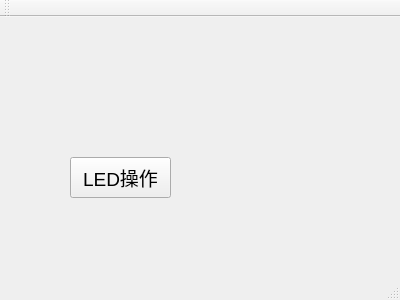
<?xml version="1.0" encoding="UTF-8"?>
<ui version="4.0">
 <class>MainWindow</class>
 <widget class="QMainWindow" name="MainWindow">
  <property name="geometry">
   <rect>
    <x>0</x>
    <y>0</y>
    <width>400</width>
    <height>300</height>
   </rect>
  </property>
  <property name="windowTitle">
   <string>MainWindow</string>
  </property>
  <widget class="QWidget" name="centralWidget">
   <widget class="QPushButton" name="btnLed">
    <property name="geometry">
     <rect>
      <x>70</x>
      <y>140</y>
      <width>101</width>
      <height>41</height>
     </rect>
    </property>
    <property name="font">
     <font>
      <pointsize>14</pointsize>
     </font>
    </property>
    <property name="text">
     <string>LED操作</string>
    </property>
   </widget>
  </widget>
  <widget class="QMenuBar" name="menuBar">
   <property name="geometry">
    <rect>
     <x>0</x>
     <y>0</y>
     <width>400</width>
     <height>23</height>
    </rect>
   </property>
  </widget>
  <widget class="QToolBar" name="mainToolBar">
   <attribute name="toolBarArea">
    <enum>TopToolBarArea</enum>
   </attribute>
   <attribute name="toolBarBreak">
    <bool>false</bool>
   </attribute>
  </widget>
  <widget class="QStatusBar" name="statusBar"/>
 </widget>
 <layoutdefault spacing="6" margin="11"/>
 <resources/>
 <connections/>
</ui>
